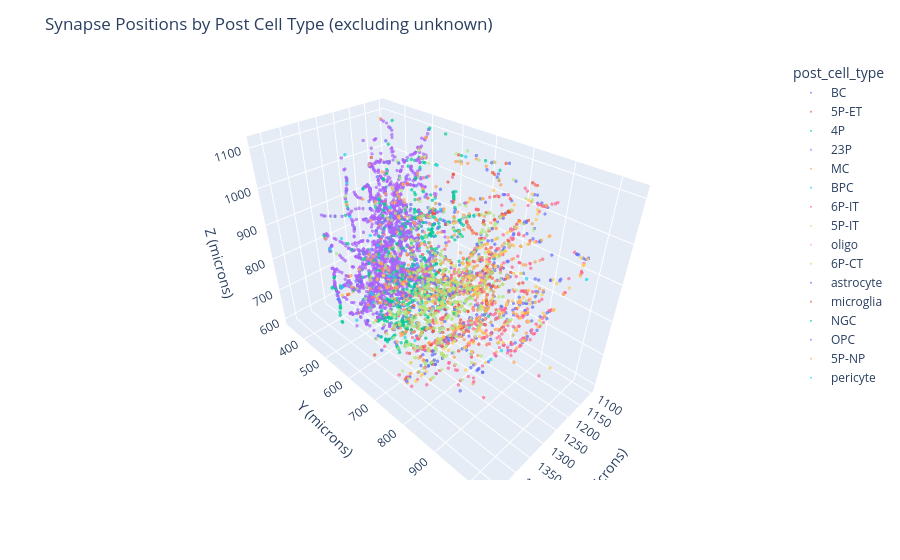

The code cell stored with this chart in its notebook:
### Code cell
#3.41 Separate color for each cell type.

# Expand positions into x, y, z
synapse_delay_df[['x', 'y', 'z']] = pd.DataFrame(
    synapse_delay_df['pre_pt_position'].tolist(),
    index=synapse_delay_df.index
)

# Filter by X range
x_min, x_max = 1100, 1500
filtered_x_df = synapse_delay_df[
    (synapse_delay_df['x'] >= x_min) & (synapse_delay_df['x'] <= x_max)
].copy()

# Remove unknown cell types
filtered_x_df = filtered_x_df[filtered_x_df['post_cell_type'] != 'unknown']

#print unique pre_pt_rood_ids in filtered_x_df
print("Unique pre_pt_root_id in filtered data:", filtered_x_df['pre_pt_root_id'].nunique())
#also print, for each unique id, number of entries and average delay in one row, sorted by number of entries high to low.
unique_ids = filtered_x_df['pre_pt_root_id'].unique()
summary_list = []
for uid in unique_ids:
    subset = filtered_x_df[filtered_x_df['pre_pt_root_id'] == uid]
    count = len(subset)
    avg_delay = subset['delay'].mean()
    summary_list.append((uid, count, avg_delay))
summary_list.sort(key=lambda x: x[1], reverse=True)
print("pre_pt_root_id, count, avg_delay")
for row in summary_list:
    print(row)


# Make plot, one color per cell type
fig = px.scatter_3d(
    filtered_x_df,
    x="x", y="y", z="z",
    color="post_cell_type",   # categorical coloring
    opacity=0.7,
    size_max=2
)

fig.update_traces(marker=dict(size=2))
fig.update_layout(
    scene=dict(
        xaxis_title="X (microns)",
        yaxis_title="Y (microns)",
        zaxis_title="Z (microns)"
    ),
    title="Synapse Positions by Post Cell Type (excluding unknown)"
)

fig.show()

### Figure 1 — Plotly figure (JSON) as saved in the notebook; plotly's stock layout.template omitted (floating-point values rounded to 4 significant figures; data arrays with more than 128 entries replaced by an {"elided": "..."} marker saying what was removed)
{"data": [{"hovertemplate": "post_cell_type=BC<br>x=%{x}<br>y=%{y}<br>z=%{z}<extra></extra>", "legendgroup": "BC", "marker": {"color": "#636efa", "opacity": 0.7, "size": 2, "symbol": "circle"}, "mode": "markers", "name": "BC", "scene": "scene", "showlegend": true, "type": "scatter3d", "x": {"elided": "822 float values"}, "y": {"elided": "822 float values"}, "z": {"elided": "822 float values"}}, {"hovertemplate": "post_cell_type=5P-ET<br>x=%{x}<br>y=%{y}<br>z=%{z}<extra></extra>", "legendgroup": "5P-ET", "marker": {"color": "#EF553B", "opacity": 0.7, "size": 2, "symbol": "circle"}, "mode": "markers", "name": "5P-ET", "scene": "scene", "showlegend": true, "type": "scatter3d", "x": {"elided": "395 float values"}, "y": {"elided": "395 float values"}, "z": {"elided": "395 float values"}}, {"hovertemplate": "post_cell_type=4P<br>x=%{x}<br>y=%{y}<br>z=%{z}<extra></extra>", "legendgroup": "4P", "marker": {"color": "#00cc96", "opacity": 0.7, "size": 2, "symbol": "circle"}, "mode": "markers", "name": "4P", "scene": "scene", "showlegend": true, "type": "scatter3d", "x": {"elided": "791 float values"}, "y": {"elided": "791 float values"}, "z": {"elided": "791 float values"}}, {"hovertemplate": "post_cell_type=23P<br>x=%{x}<br>y=%{y}<br>z=%{z}<extra></extra>", "legendgroup": "23P", "marker": {"color": "#ab63fa", "opacity": 0.7, "size": 2, "symbol": "circle"}, "mode": "markers", "name": "23P", "scene": "scene", "showlegend": true, "type": "scatter3d", "x": {"elided": "1732 float values"}, "y": {"elided": "1732 float values"}, "z": {"elided": "1732 float values"}}, {"hovertemplate": "post_cell_type=MC<br>x=%{x}<br>y=%{y}<br>z=%{z}<extra></extra>", "legendgroup": "MC", "marker": {"color": "#FFA15A", "opacity": 0.7, "size": 2, "symbol": "circle"}, "mode": "markers", "name": "MC", "scene": "scene", "showlegend": true, "type": "scatter3d", "x": {"elided": "389 float values"}, "y": {"elided": "389 float values"}, "z": {"elided": "389 float values"}}, {"hovertemplate": "post_cell_type=BPC<br>x=%{x}<br>y=%{y}<br>z=%{z}<extra></extra>", "legendgroup": "BPC", "marker": {"color": "#19d3f3", "opacity": 0.7, "size": 2, "symbol": "circle"}, "mode": "markers", "name": "BPC", "scene": "scene", "showlegend": true, "type": "scatter3d", "x": [1248.0, 1302.0, 1173.0, 1376.0, 1269.0, 1191.0, 1289.0, 1202.0, 1244.0, 1263.0, 1306.0, 1316.0, 1348.0, 1265.0, 1259.0, 1329.0, 1270.0, 1350.0, 1266.0, 1234.0, 1290.0, 1178.0, 1193.0, 1253.0, 1356.0, 1239.0, 1217.0, 1343.0, 1437.0, 1270.0, 1285.0, 1286.0, 1330.0, 1297.0, 1225.0, 1286.0, 1350.0, 1237.0, 1202.0, 1173.0, 1260.0, 1133.0, 1348.0, 1258.0, 1170.0, 1257.0, 1231.0, 1306.0, 1419.0, 1418.0, 1255.0, 1316.0, 1313.0, 1125.0], "y": [343.9, 414.7, 684.5, 583.5, 369.8, 636.7, 558.5, 458.3, 449.6, 678.8, 567.0, 639.2, 614.7, 771.4, 676.0, 405.6, 688.4, 700.8, 868.5, 873.1, 818.5, 381.4, 334.8, 519.4, 783.2, 831.4, 787.2, 796.7, 526.5, 415.2, 430.7, 440.1, 502.9, 476.5, 392.7, 419.3, 464.5, 690.6, 626.4, 563.1, 600.8, 852.0, 373.0, 465.1, 522.8, 413.8, 666.1, 657.2, 516.5, 517.8, 796.8, 794.1, 623.8, 678.0], "z": [1025.0, 893.2, 1097.0, 775.8, 961.1, 652.2, 969.8, 674.1, 763.5, 815.2, 736.3, 672.2, 832.0, 831.0, 1025.0, 835.6, 898.4, 684.7, 679.9, 689.8, 763.5, 888.8, 906.6, 915.5, 743.2, 931.4, 702.1, 915.9, 762.9, 746.7, 761.8, 768.5, 660.5, 644.2, 794.7, 617.3, 604.2, 736.4, 1068.0, 1009.0, 721.4, 835.8, 798.3, 809.3, 731.4, 621.3, 983.6, 675.1, 782.5, 784.7, 960.0, 896.6, 619.2, 929.3]}, {"hovertemplate": "post_cell_type=6P-IT<br>x=%{x}<br>y=%{y}<br>z=%{z}<extra></extra>", "legendgroup": "6P-IT", "marker": {"color": "#FF6692", "opacity": 0.7, "size": 2, "symbol": "circle"}, "mode": "markers", "name": "6P-IT", "scene": "scene", "showlegend": true, "type": "scatter3d", "x": {"elided": "380 float values"}, "y": {"elided": "380 float values"}, "z": {"elided": "380 float values"}}, {"hovertemplate": "post_cell_type=5P-IT<br>x=%{x}<br>y=%{y}<br>z=%{z}<extra></extra>", "legendgroup": "5P-IT", "marker": {"color": "#B6E880", "opacity": 0.7, "size": 2, "symbol": "circle"}, "mode": "markers", "name": "5P-IT", "scene": "scene", "showlegend": true, "type": "scatter3d", "x": {"elided": "633 float values"}, "y": {"elided": "633 float values"}, "z": {"elided": "633 float values"}}, {"hovertemplate": "post_cell_type=oligo<br>x=%{x}<br>y=%{y}<br>z=%{z}<extra></extra>", "legendgroup": "oligo", "marker": {"color": "#FF97FF", "opacity": 0.7, "size": 2, "symbol": "circle"}, "mode": "markers", "name": "oligo", "scene": "scene", "showlegend": true, "type": "scatter3d", "x": [1244.0, 1184.0], "y": [527.6, 567.3], "z": [807.1, 726.1]}, {"hovertemplate": "post_cell_type=6P-CT<br>x=%{x}<br>y=%{y}<br>z=%{z}<extra></extra>", "legendgroup": "6P-CT", "marker": {"color": "#FECB52", "opacity": 0.7, "size": 2, "symbol": "circle"}, "mode": "markers", "name": "6P-CT", "scene": "scene", "showlegend": true, "type": "scatter3d", "x": {"elided": "185 float values"}, "y": {"elided": "185 float values"}, "z": {"elided": "185 float values"}}, {"hovertemplate": "post_cell_type=astrocyte<br>x=%{x}<br>y=%{y}<br>z=%{z}<extra></extra>", "legendgroup": "astrocyte", "marker": {"color": "#636efa", "opacity": 0.7, "size": 2, "symbol": "circle"}, "mode": "markers", "name": "astrocyte", "scene": "scene", "showlegend": true, "type": "scatter3d", "x": [1222.0, 1203.0, 1185.0, 1190.0, 1228.0, 1319.0, 1278.0, 1251.0, 1288.0, 1286.0, 1275.0, 1313.0, 1248.0, 1233.0, 1239.0, 1418.0, 1240.0, 1301.0, 1201.0, 1209.0, 1342.0, 1297.0, 1345.0, 1440.0, 1440.0, 1202.0, 1182.0, 1112.0, 1184.0, 1189.0, 1171.0, 1255.0, 1163.0, 1248.0, 1272.0, 1316.0, 1249.0], "y": [885.2, 917.4, 842.7, 808.0, 519.8, 732.4, 849.2, 754.6, 605.2, 613.5, 707.4, 620.7, 734.4, 486.9, 519.5, 742.3, 802.9, 808.4, 790.1, 793.3, 796.3, 870.8, 493.8, 528.0, 533.5, 429.4, 654.4, 869.9, 524.4, 475.1, 394.6, 796.7, 767.7, 703.3, 739.4, 733.2, 738.1], "z": [1036.0, 742.6, 824.3, 653.9, 644.0, 650.5, 1030.0, 823.4, 733.0, 789.2, 1063.0, 991.0, 741.5, 865.5, 722.2, 626.8, 743.5, 775.0, 729.9, 720.1, 912.1, 662.4, 749.7, 765.2, 759.9, 642.1, 706.0, 781.0, 703.9, 882.4, 821.9, 960.0, 1080.0, 683.9, 662.8, 616.9, 663.6]}, {"hovertemplate": "post_cell_type=microglia<br>x=%{x}<br>y=%{y}<br>z=%{z}<extra></extra>", "legendgroup": "microglia", "marker": {"color": "#EF553B", "opacity": 0.7, "size": 2, "symbol": "circle"}, "mode": "markers", "name": "microglia", "scene": "scene", "showlegend": true, "type": "scatter3d", "x": [1120.0, 1320.0], "y": [604.6, 656.4], "z": [937.4, 1074.0]}, {"hovertemplate": "post_cell_type=NGC<br>x=%{x}<br>y=%{y}<br>z=%{z}<extra></extra>", "legendgroup": "NGC", "marker": {"color": "#00cc96", "opacity": 0.7, "size": 2, "symbol": "circle"}, "mode": "markers", "name": "NGC", "scene": "scene", "showlegend": true, "type": "scatter3d", "x": [1158.0, 1196.0, 1288.0, 1285.0, 1286.0, 1294.0, 1301.0, 1296.0, 1338.0, 1219.0, 1163.0, 1279.0, 1163.0, 1160.0, 1118.0, 1142.0, 1287.0, 1194.0, 1176.0, 1176.0, 1179.0, 1397.0, 1142.0, 1187.0, 1320.0, 1314.0, 1302.0, 1272.0, 1396.0, 1142.0, 1335.0, 1305.0, 1426.0, 1224.0, 1204.0, 1203.0, 1225.0, 1269.0, 1312.0, 1369.0, 1373.0, 1269.0, 1107.0, 1233.0, 1266.0, 1319.0, 1170.0, 1231.0, 1292.0, 1197.0, 1249.0, 1324.0], "y": [507.9, 496.4, 593.8, 588.0, 588.5, 545.4, 558.2, 555.2, 573.3, 450.1, 543.9, 611.5, 542.7, 545.1, 421.8, 378.2, 503.4, 335.2, 402.5, 403.3, 385.5, 454.3, 363.3, 376.4, 641.4, 414.5, 473.4, 417.8, 451.7, 364.4, 380.8, 480.1, 500.7, 456.3, 466.4, 456.0, 496.1, 494.5, 587.1, 504.7, 395.4, 399.5, 734.1, 434.9, 517.6, 501.7, 384.8, 438.3, 487.9, 688.8, 511.3, 641.6], "z": [983.3, 786.4, 793.8, 775.4, 778.0, 683.6, 697.1, 691.2, 672.2, 893.2, 757.6, 616.5, 758.4, 751.5, 844.2, 949.2, 814.3, 906.8, 879.0, 876.0, 887.2, 769.5, 929.5, 862.5, 665.8, 662.8, 737.1, 749.8, 768.8, 927.5, 670.8, 749.0, 773.6, 778.0, 675.4, 687.8, 681.0, 674.2, 878.8, 865.1, 858.8, 676.7, 634.6, 700.4, 813.5, 798.5, 832.7, 814.0, 789.1, 670.9, 676.9, 624.3]}, {"hovertemplate": "post_cell_type=OPC<br>x=%{x}<br>y=%{y}<br>z=%{z}<extra></extra>", "legendgroup": "OPC", "marker": {"color": "#ab63fa", "opacity": 0.7, "size": 2, "symbol": "circle"}, "mode": "markers", "name": "OPC", "scene": "scene", "showlegend": true, "type": "scatter3d", "x": [1184.0, 1223.0, 1228.0, 1310.0, 1229.0, 1223.0], "y": [567.0, 732.2, 418.4, 410.5, 418.1, 740.6], "z": [726.4, 641.3, 639.8, 662.0, 634.8, 789.6]}, {"hovertemplate": "post_cell_type=5P-NP<br>x=%{x}<br>y=%{y}<br>z=%{z}<extra></extra>", "legendgroup": "5P-NP", "marker": {"color": "#FFA15A", "opacity": 0.7, "size": 2, "symbol": "circle"}, "mode": "markers", "name": "5P-NP", "scene": "scene", "showlegend": true, "type": "scatter3d", "x": [1242.0, 1229.0, 1211.0, 1276.0, 1320.0, 1104.0, 1244.0, 1281.0, 1211.0, 1239.0, 1222.0, 1214.0, 1155.0, 1236.0, 1202.0, 1311.0, 1326.0, 1214.0, 1126.0, 1125.0, 1358.0, 1261.0, 1242.0, 1413.0, 1241.0, 1194.0, 1306.0, 1185.0, 1248.0, 1286.0, 1369.0, 1194.0, 1164.0, 1130.0, 1200.0, 1207.0, 1226.0, 1125.0, 1207.0, 1183.0, 1263.0, 1256.0, 1189.0, 1271.0, 1191.0, 1326.0, 1174.0, 1249.0, 1277.0, 1145.0, 1228.0, 1101.0], "y": [799.5, 817.8, 913.4, 818.0, 893.6, 877.9, 787.0, 815.0, 913.1, 826.4, 821.6, 911.0, 860.3, 858.6, 854.8, 819.0, 819.9, 888.3, 946.6, 946.4, 782.1, 797.3, 801.0, 750.2, 801.9, 787.9, 807.9, 756.1, 790.3, 789.5, 805.0, 806.4, 799.7, 803.4, 795.2, 796.4, 781.4, 804.0, 804.7, 802.1, 704.8, 925.0, 785.9, 699.9, 1006.0, 727.4, 872.8, 737.8, 838.4, 881.9, 733.8, 797.5], "z": [842.9, 798.0, 815.0, 926.0, 781.7, 950.4, 771.9, 924.6, 814.8, 934.8, 803.0, 814.5, 945.0, 793.1, 810.8, 761.4, 758.4, 932.0, 838.4, 838.4, 742.2, 681.9, 748.4, 655.0, 746.2, 739.3, 770.7, 681.4, 867.4, 879.7, 943.9, 795.2, 863.2, 864.8, 867.6, 749.6, 653.6, 865.2, 763.0, 810.7, 787.8, 704.7, 903.5, 817.9, 954.7, 678.5, 1008.0, 663.4, 908.7, 1042.0, 722.4, 755.8]}, {"hovertemplate": "post_cell_type=pericyte<br>x=%{x}<br>y=%{y}<br>z=%{z}<extra></extra>", "legendgroup": "pericyte", "marker": {"color": "#19d3f3", "opacity": 0.7, "size": 2, "symbol": "circle"}, "mode": "markers", "name": "pericyte", "scene": "scene", "showlegend": true, "type": "scatter3d", "x": [1217.0], "y": [1031.0], "z": [970.3]}], "layout": {"legend": {"title": {"text": "post_cell_type"}, "tracegroupgap": 0}, "margin": {"t": 60}, "scene": {"domain": {"x": [0, 1], "y": [0, 1]}, "xaxis": {"title": {"text": "X (microns)"}}, "yaxis": {"title": {"text": "Y (microns)"}}, "zaxis": {"title": {"text": "Z (microns)"}}}, "title": {"text": "Synapse Positions by Post Cell Type (excluding unknown)"}}}
